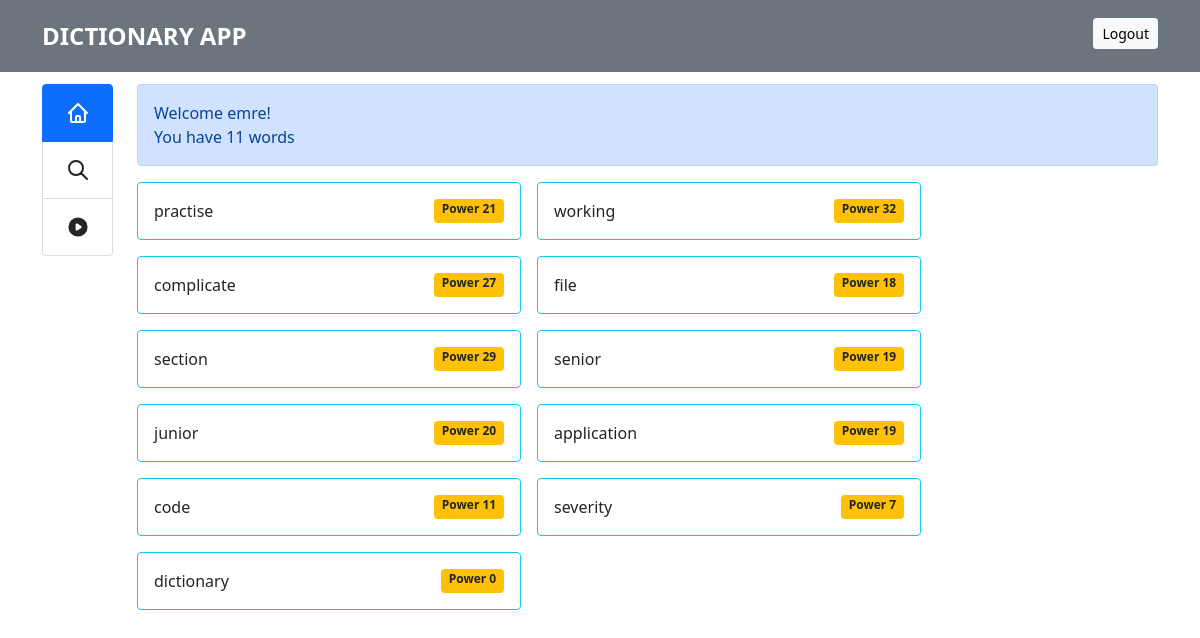
The page / (signed in) on the database as committed earlier.
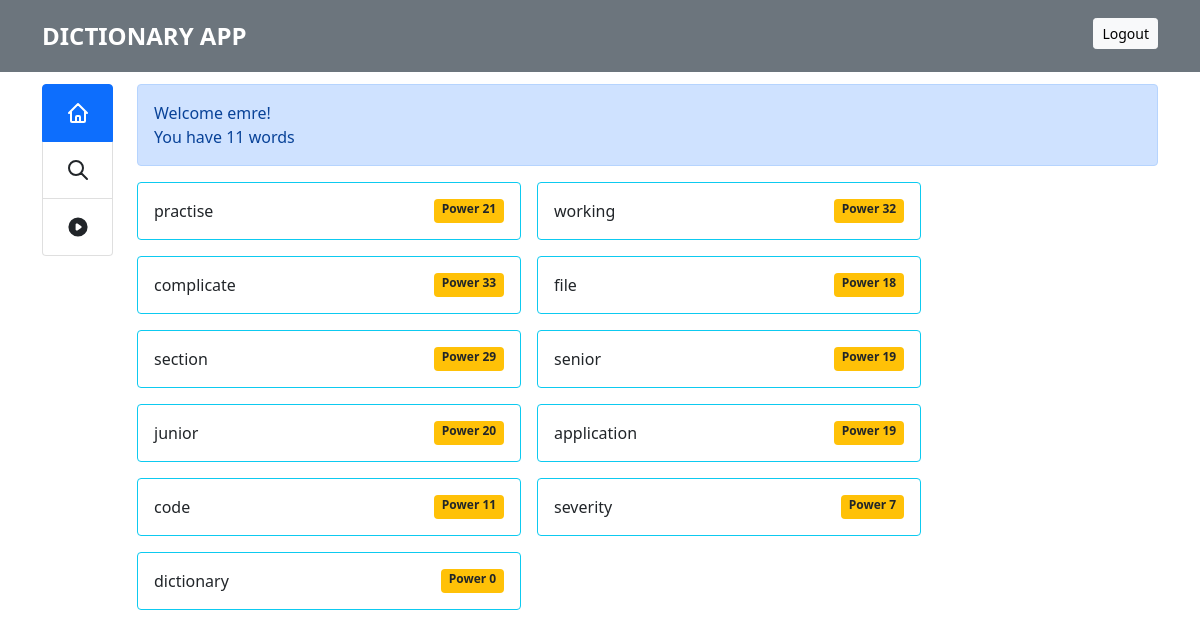
The same page on the database as committed later.
### app/word/models.py (models this page shows, shortened)
class Word(db.Model):
  __tablename__ = "word"
  id = db.Column(db.Integer, primary_key=True)
  user_id = db.Column(db.Integer, db.ForeignKey('user.id'))
  name = db.Column(db.String(80))
  definitions = db.relationship('Definition', backref='word', lazy=True)
  practising_point = db.Column(db.Integer, default=0)
  searched_count = db.Column(db.Integer, default=0)
  appeared_count = db.Column(db.Integer, default=0)

### app/dashboard/views.py (the view)
@dashboard_module.route("/", methods=['GET', 'POST'])
def index():
  if not current_user.is_authenticated:
    return redirect(url_for("auth.login"))
  words = word_api.get_all()
  return render_template(
    "dashboard.html",
    title = "Dashboard",
    words = words,
  )

### app/__init__.py (called while the page is built)
@login_manager.user_loader
def load_user(user_id):
    return User.query.get(int(user_id))

### app/auth/models.py (called while the page is built)
    def __repr__(self) -> str:
      return f"{self.username}"

### app/word/models.py (called while the page is built)
  def __repr__(self) -> str:
      return f"{self.content}"

### app/word/views.py (called while the page is built)
@word_module.route("/", methods=['GET'])
@login_required
def get_all() -> list:
  all_words = Word.query.filter_by(user_id=current_user.id).all()
  return all_words

### app/dashboard/templates/dashboard.html (shortened to what this page needs)
{% extends "private_base.html" %}
{% block head %}
{{ super() }}
{% endblock %}
{% block content %}
{% if current_user %}
<div class="alert alert-primary" role="alert">
  Welcome {{current_user}}!
  <span class="d-block">You have {{words | length }} words</span>
</div>
{% endif %}
<div class="d-flex flex-wrap gap-3">
  {% if words %}
  {% for word in words %}
  <div class="card border-info" style="width: 24rem; cursor: pointer;"
    data-toggle="popover"
    data-toggle="tooltip"
    title="Definitions"
    data-bs-html="true"
    data-bs-content="{% for definition in word.definitions %} ** {{definition }} <br /> {% endfor %}"
  >
    <div class="card-body d-flex justify-content-between align-content-center">
      {% set power_of_word = word.practising_point + word.searched_count + word.appeared_count %}
      <span >{{word.name}}</span> <span class="badge bg-warning text-dark">Power {{ power_of_word }}</span>
      </div>
  </div>
  {% endfor %}
</div>
{% else %}
<div class="alert alert-warning" role="alert">
  There is no word in your dictionary. Please search and add to favorites.
</div>
{% endif %}
{% endblock %}

Rows that differ between the two databases and show on the page:
changed Word "complicate": power_of_word "27" → "33"
